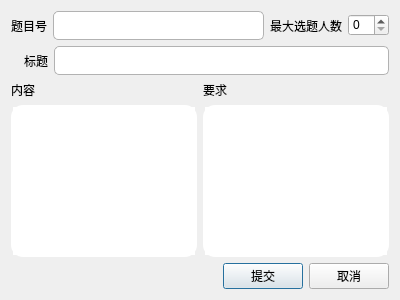
<?xml version="1.0" encoding="UTF-8"?>
<ui version="4.0">
 <class>ModifyTopic</class>
 <widget class="QDialog" name="ModifyTopic">
  <property name="geometry">
   <rect>
    <x>0</x>
    <y>0</y>
    <width>400</width>
    <height>300</height>
   </rect>
  </property>
  <property name="windowTitle">
   <string>选题</string>
  </property>
  <property name="styleSheet">
   <string notr="true">QLineEdit 
{ 
	font-size: 10pt; 
	padding: 5px; 
	border: 1px solid #b2b2b2; 
	border-radius: 5px; 
	color: #333; 
}

QTextEdit 
{ 
	border-radius: 12px; 
	border: 2px solid white; 
}

</string>
  </property>
  <layout class="QGridLayout" name="gridLayout_2">
   <item row="0" column="0">
    <layout class="QHBoxLayout" name="horizontalLayout" stretch="1,6,2,1">
     <item>
      <widget class="QLabel" name="label">
       <property name="text">
        <string>题目号</string>
       </property>
       <property name="alignment">
        <set>Qt::AlignRight|Qt::AlignTrailing|Qt::AlignVCenter</set>
       </property>
      </widget>
     </item>
     <item>
      <widget class="QLineEdit" name="tpidLineEdit">
       <property name="maxLength">
        <number>5</number>
       </property>
       <property name="readOnly">
        <bool>false</bool>
       </property>
      </widget>
     </item>
     <item>
      <widget class="QLabel" name="label_3">
       <property name="text">
        <string>最大选题人数</string>
       </property>
       <property name="alignment">
        <set>Qt::AlignRight|Qt::AlignTrailing|Qt::AlignVCenter</set>
       </property>
      </widget>
     </item>
     <item>
      <widget class="QSpinBox" name="maxNumSpinBox"/>
     </item>
    </layout>
   </item>
   <item row="1" column="0">
    <layout class="QHBoxLayout" name="horizontalLayout_2" stretch="1,9">
     <item>
      <widget class="QLabel" name="label_2">
       <property name="text">
        <string>标题</string>
       </property>
       <property name="alignment">
        <set>Qt::AlignRight|Qt::AlignTrailing|Qt::AlignVCenter</set>
       </property>
      </widget>
     </item>
     <item>
      <widget class="QLineEdit" name="titleLineEdit"/>
     </item>
    </layout>
   </item>
   <item row="2" column="0">
    <layout class="QGridLayout" name="gridLayout">
     <item row="0" column="0">
      <layout class="QVBoxLayout" name="verticalLayout">
       <item>
        <widget class="QLabel" name="label_4">
         <property name="text">
          <string>内容</string>
         </property>
        </widget>
       </item>
       <item>
        <widget class="QTextEdit" name="descTextEdit"/>
       </item>
      </layout>
     </item>
     <item row="0" column="1">
      <layout class="QVBoxLayout" name="verticalLayout_2">
       <item>
        <widget class="QLabel" name="label_5">
         <property name="text">
          <string>要求</string>
         </property>
        </widget>
       </item>
       <item>
        <widget class="QTextEdit" name="reqTextEdit"/>
       </item>
      </layout>
     </item>
    </layout>
   </item>
   <item row="3" column="0">
    <layout class="QHBoxLayout" name="horizontalLayout_3">
     <item>
      <spacer name="horizontalSpacer">
       <property name="orientation">
        <enum>Qt::Horizontal</enum>
       </property>
       <property name="sizeHint" stdset="0">
        <size>
         <width>40</width>
         <height>20</height>
        </size>
       </property>
      </spacer>
     </item>
     <item>
      <widget class="QPushButton" name="commitPushButton">
       <property name="text">
        <string>提交</string>
       </property>
      </widget>
     </item>
     <item>
      <widget class="QPushButton" name="cancelPushButton">
       <property name="text">
        <string>取消</string>
       </property>
      </widget>
     </item>
    </layout>
   </item>
  </layout>
 </widget>
 <resources/>
 <connections/>
</ui>
